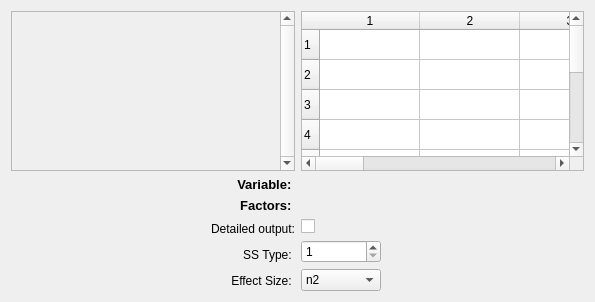
<?xml version="1.0" encoding="UTF-8"?>
<ui version="4.0">
 <class>kaplanmeierTab</class>
 <widget class="QWidget" name="kaplanmeierTab">
  <property name="geometry">
   <rect>
    <x>0</x>
    <y>0</y>
    <width>595</width>
    <height>302</height>
   </rect>
  </property>
  <property name="maximumSize">
   <size>
    <width>16777215</width>
    <height>16777215</height>
   </size>
  </property>
  <property name="windowTitle">
   <string>Form</string>
  </property>
  <layout class="QHBoxLayout" name="horizontalLayout">
   <item>
    <layout class="QGridLayout" name="gridLayout" rowstretch="0,0,0,0">
     <property name="sizeConstraint">
      <enum>QLayout::SetNoConstraint</enum>
     </property>
     <property name="verticalSpacing">
      <number>6</number>
     </property>
     <item row="2" column="1">
      <layout class="QHBoxLayout" name="factors_layout">
       <property name="sizeConstraint">
        <enum>QLayout::SetNoConstraint</enum>
       </property>
       <item>
        <widget class="QWidget" name="factors_widget" native="true">
         <property name="enabled">
          <bool>false</bool>
         </property>
         <property name="autoFillBackground">
          <bool>false</bool>
         </property>
         <property name="styleSheet">
          <string notr="true"/>
         </property>
        </widget>
       </item>
      </layout>
     </item>
     <item row="1" column="1">
      <layout class="QHBoxLayout" name="variable_layout">
       <property name="sizeConstraint">
        <enum>QLayout::SetNoConstraint</enum>
       </property>
       <item>
        <widget class="QWidget" name="variable_widget" native="true">
         <property name="enabled">
          <bool>false</bool>
         </property>
         <property name="autoFillBackground">
          <bool>false</bool>
         </property>
         <property name="styleSheet">
          <string notr="true"/>
         </property>
        </widget>
       </item>
      </layout>
     </item>
     <item row="2" column="0">
      <widget class="QLabel" name="label_factors">
       <property name="font">
        <font>
         <pointsize>10</pointsize>
         <weight>75</weight>
         <bold>true</bold>
        </font>
       </property>
       <property name="text">
        <string>Factors: </string>
       </property>
       <property name="alignment">
        <set>Qt::AlignRight|Qt::AlignTrailing|Qt::AlignVCenter</set>
       </property>
      </widget>
     </item>
     <item row="1" column="0">
      <widget class="QLabel" name="label_variable">
       <property name="font">
        <font>
         <pointsize>10</pointsize>
         <weight>75</weight>
         <italic>false</italic>
         <bold>true</bold>
         <strikeout>false</strikeout>
         <kerning>true</kerning>
        </font>
       </property>
       <property name="text">
        <string>Variable: </string>
       </property>
       <property name="textFormat">
        <enum>Qt::RichText</enum>
       </property>
       <property name="alignment">
        <set>Qt::AlignRight|Qt::AlignTrailing|Qt::AlignVCenter</set>
       </property>
      </widget>
     </item>
     <item row="0" column="0">
      <widget class="QScrollArea" name="scrollArea">
       <property name="enabled">
        <bool>true</bool>
       </property>
       <property name="maximumSize">
        <size>
         <width>300</width>
         <height>16777215</height>
        </size>
       </property>
       <property name="autoFillBackground">
        <bool>false</bool>
       </property>
       <property name="styleSheet">
        <string notr="true"/>
       </property>
       <property name="verticalScrollBarPolicy">
        <enum>Qt::ScrollBarAlwaysOn</enum>
       </property>
       <property name="horizontalScrollBarPolicy">
        <enum>Qt::ScrollBarAsNeeded</enum>
       </property>
       <property name="sizeAdjustPolicy">
        <enum>QAbstractScrollArea::AdjustToContents</enum>
       </property>
       <property name="widgetResizable">
        <bool>true</bool>
       </property>
       <widget class="QWidget" name="scroll_widget">
        <property name="geometry">
         <rect>
          <x>0</x>
          <y>0</y>
          <width>270</width>
          <height>168</height>
         </rect>
        </property>
       </widget>
      </widget>
     </item>
     <item row="3" column="1">
      <layout class="QVBoxLayout" name="paramsLayout">
       <property name="sizeConstraint">
        <enum>QLayout::SetNoConstraint</enum>
       </property>
       <item>
        <widget class="QCheckBox" name="detail_box">
         <property name="text">
          <string/>
         </property>
        </widget>
       </item>
       <item>
        <widget class="QSpinBox" name="ss_box">
         <property name="maximumSize">
          <size>
           <width>80</width>
           <height>50</height>
          </size>
         </property>
         <property name="minimum">
          <number>1</number>
         </property>
         <property name="maximum">
          <number>3</number>
         </property>
        </widget>
       </item>
       <item>
        <widget class="QComboBox" name="effect_size">
         <property name="maximumSize">
          <size>
           <width>80</width>
           <height>50</height>
          </size>
         </property>
         <item>
          <property name="text">
           <string>n2</string>
          </property>
         </item>
         <item>
          <property name="text">
           <string>np2</string>
          </property>
         </item>
        </widget>
       </item>
      </layout>
     </item>
     <item row="3" column="0">
      <layout class="QVBoxLayout" name="labelsLayout">
       <item>
        <widget class="QLabel" name="label">
         <property name="layoutDirection">
          <enum>Qt::RightToLeft</enum>
         </property>
         <property name="text">
          <string>Detailed output:</string>
         </property>
         <property name="alignment">
          <set>Qt::AlignRight|Qt::AlignTrailing|Qt::AlignVCenter</set>
         </property>
        </widget>
       </item>
       <item>
        <widget class="QLabel" name="label_2">
         <property name="layoutDirection">
          <enum>Qt::RightToLeft</enum>
         </property>
         <property name="text">
          <string>SS Type: </string>
         </property>
         <property name="alignment">
          <set>Qt::AlignRight|Qt::AlignTrailing|Qt::AlignVCenter</set>
         </property>
        </widget>
       </item>
       <item>
        <widget class="QLabel" name="label_3">
         <property name="layoutDirection">
          <enum>Qt::RightToLeft</enum>
         </property>
         <property name="text">
          <string>Effect Size: </string>
         </property>
         <property name="alignment">
          <set>Qt::AlignRight|Qt::AlignTrailing|Qt::AlignVCenter</set>
         </property>
        </widget>
       </item>
      </layout>
     </item>
     <item row="0" column="1">
      <widget class="QTableWidget" name="table_widget">
       <property name="rowCount">
        <number>10</number>
       </property>
       <property name="columnCount">
        <number>10</number>
       </property>
       <row/>
       <row/>
       <row/>
       <row/>
       <row/>
       <row/>
       <row/>
       <row/>
       <row/>
       <row/>
       <column/>
       <column/>
       <column/>
       <column/>
       <column/>
       <column/>
       <column/>
       <column/>
       <column/>
       <column/>
      </widget>
     </item>
    </layout>
   </item>
  </layout>
 </widget>
 <resources/>
 <connections/>
</ui>
